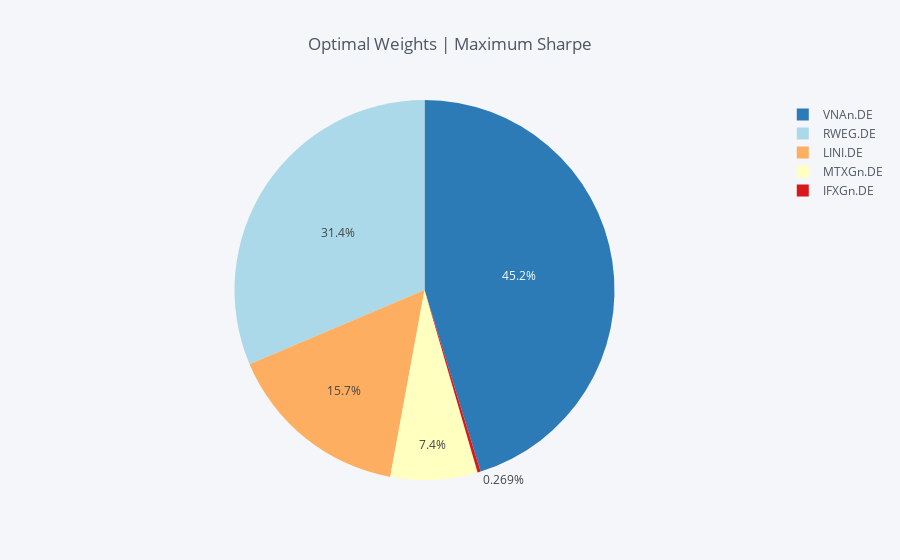

Notebook cell for this chart:
### Code cell
mvp.plot_weights()

### Figure 1 — Plotly figure (JSON) as saved in the notebook; plotly's stock layout.template omitted (floating-point values rounded to 4 significant figures)
{"data": [{"labels": ["IFXGn.DE", "LINI.DE", "MTXGn.DE", "RWEG.DE", "VNAn.DE"], "marker": {"colors": ["rgba(215, 25, 28, 1.0)", "rgba(253, 174, 97, 1.0)", "rgba(255, 255, 191, 1.0)", "rgba(171, 217, 233, 1.0)", "rgba(44, 123, 182, 1.0)"]}, "name": "", "type": "pie", "values": [0.002685, 0.1572, 0.07399, 0.3139, 0.4522]}], "layout": {"legend": {"bgcolor": "#F5F6F9", "font": {"color": "#4D5663"}}, "paper_bgcolor": "#F5F6F9", "plot_bgcolor": "#F5F6F9", "title": "Optimal Weights | Maximum Sharpe", "titlefont": {"color": "#4D5663"}}}
